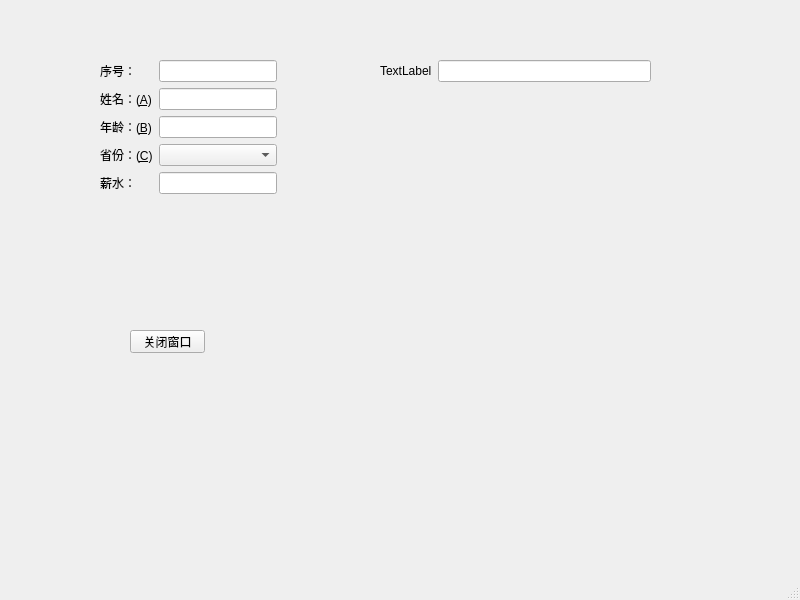
<?xml version="1.0" encoding="UTF-8"?>
<ui version="4.0">
 <class>MainWindow</class>
 <widget class="QMainWindow" name="MainWindow">
  <property name="geometry">
   <rect>
    <x>0</x>
    <y>0</y>
    <width>800</width>
    <height>600</height>
   </rect>
  </property>
  <property name="windowTitle">
   <string>MainWindow</string>
  </property>
  <widget class="QWidget" name="centralwidget">
   <widget class="QWidget" name="formLayoutWidget">
    <property name="geometry">
     <rect>
      <x>380</x>
      <y>60</y>
      <width>271</width>
      <height>271</height>
     </rect>
    </property>
    <layout class="QFormLayout" name="formLayout_2">
     <item row="0" column="1">
      <widget class="QLineEdit" name="lineEdit_4"/>
     </item>
     <item row="0" column="0">
      <widget class="QLabel" name="label_6">
       <property name="text">
        <string>TextLabel</string>
       </property>
      </widget>
     </item>
    </layout>
   </widget>
   <widget class="QWidget" name="layoutWidget">
    <property name="geometry">
     <rect>
      <x>100</x>
      <y>60</y>
      <width>177</width>
      <height>141</height>
     </rect>
    </property>
    <layout class="QFormLayout" name="formLayout">
     <item row="0" column="0">
      <widget class="QLabel" name="label">
       <property name="text">
        <string>序号：</string>
       </property>
      </widget>
     </item>
     <item row="0" column="1">
      <widget class="QLineEdit" name="lineEdit"/>
     </item>
     <item row="1" column="0">
      <widget class="QLabel" name="label_2">
       <property name="text">
        <string>姓名：(&amp;A)</string>
       </property>
       <property name="buddy">
        <cstring>lineEdit_2</cstring>
       </property>
      </widget>
     </item>
     <item row="1" column="1">
      <widget class="QLineEdit" name="lineEdit_2"/>
     </item>
     <item row="2" column="0">
      <widget class="QLabel" name="label_3">
       <property name="text">
        <string>年龄：(&amp;B)</string>
       </property>
       <property name="buddy">
        <cstring>lineEdit_3</cstring>
       </property>
      </widget>
     </item>
     <item row="2" column="1">
      <widget class="QLineEdit" name="lineEdit_3"/>
     </item>
     <item row="3" column="0">
      <widget class="QLabel" name="label_4">
       <property name="text">
        <string>省份：(&amp;C)</string>
       </property>
       <property name="buddy">
        <cstring>comboBox</cstring>
       </property>
      </widget>
     </item>
     <item row="3" column="1">
      <widget class="QComboBox" name="comboBox"/>
     </item>
     <item row="4" column="0">
      <widget class="QLabel" name="label_5">
       <property name="text">
        <string>薪水：</string>
       </property>
      </widget>
     </item>
     <item row="4" column="1">
      <widget class="QLineEdit" name="lineEdit_5"/>
     </item>
    </layout>
   </widget>
   <widget class="QPushButton" name="pushButton">
    <property name="geometry">
     <rect>
      <x>130</x>
      <y>330</y>
      <width>75</width>
      <height>23</height>
     </rect>
    </property>
    <property name="text">
     <string>关闭窗口</string>
    </property>
   </widget>
  </widget>
  <widget class="QMenuBar" name="menubar">
   <property name="geometry">
    <rect>
     <x>0</x>
     <y>0</y>
     <width>800</width>
     <height>23</height>
    </rect>
   </property>
  </widget>
  <widget class="QStatusBar" name="statusbar"/>
 </widget>
 <tabstops>
  <tabstop>lineEdit</tabstop>
  <tabstop>lineEdit_2</tabstop>
  <tabstop>lineEdit_3</tabstop>
  <tabstop>comboBox</tabstop>
  <tabstop>lineEdit_5</tabstop>
  <tabstop>lineEdit_4</tabstop>
 </tabstops>
 <resources/>
 <connections>
  <connection>
   <sender>pushButton</sender>
   <signal>clicked()</signal>
   <receiver>MainWindow</receiver>
   <slot>close()</slot>
   <hints>
    <hint type="sourcelabel">
     <x>163</x>
     <y>362</y>
    </hint>
    <hint type="destinationlabel">
     <x>237</x>
     <y>425</y>
    </hint>
   </hints>
  </connection>
 </connections>
</ui>
